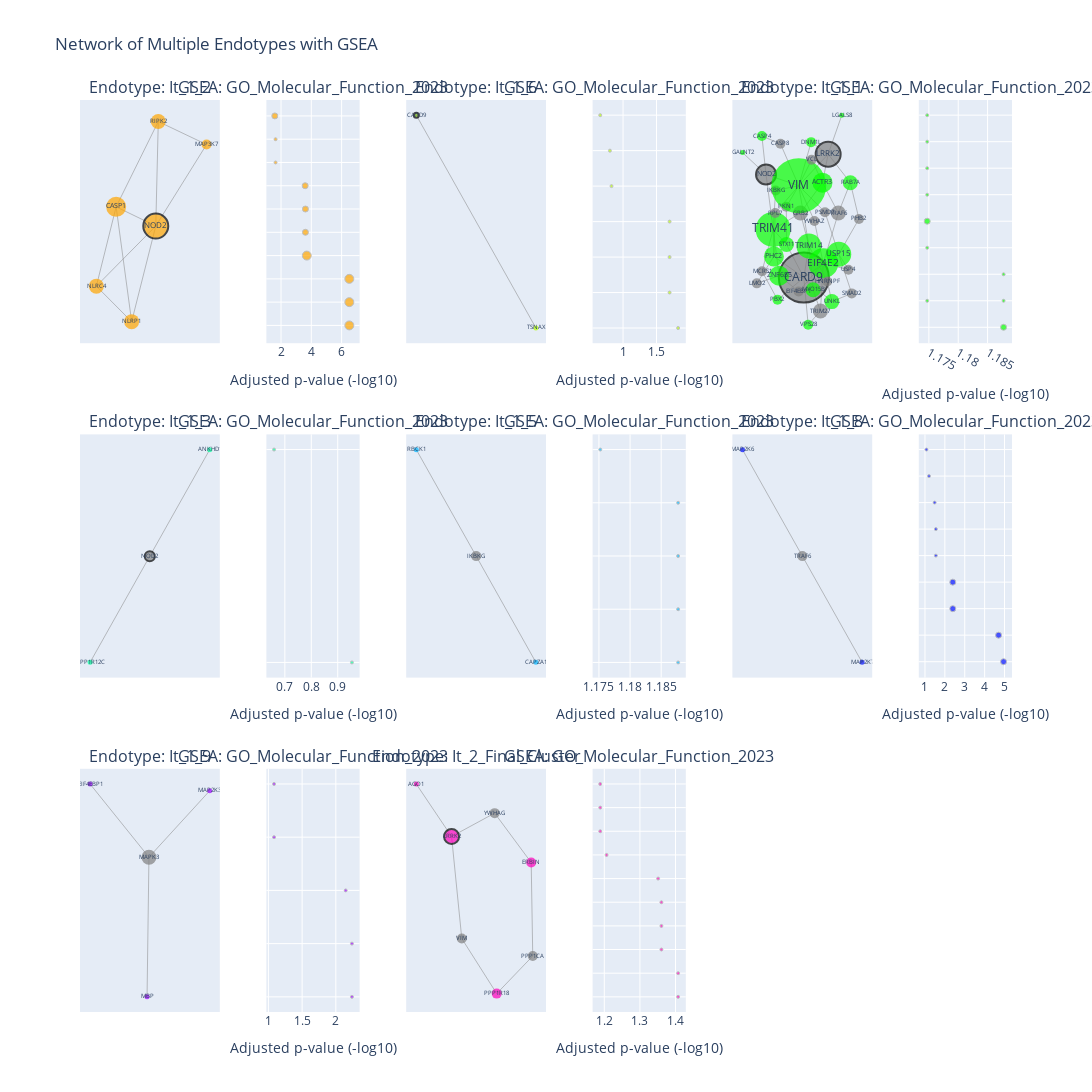

The notebook cell saved with this chart:
### Markdown cell above
#### Grid plot

### Code cell
endo.plot_endotype_grid(node_size='degree', path_length=2,enrichr_lib='GO_Molecular_Function_2023',top_terms=10,ncols=3)

### Figure 1 — Plotly figure (JSON) as saved in the notebook; plotly's stock layout.template omitted (floating-point values rounded to 4 significant figures; data arrays with more than 128 entries replaced by an {"elided": "..."} marker saying what was removed)
{"data": [{"hoverinfo": "none", "line": {"color": "gray", "width": 0.5}, "mode": "lines", "showlegend": false, "type": "scatter", "x": [-0.7651, -0.1999, null, -0.7651, 0.1865, null, -0.7651, -0.4483, null, -0.1999, -0.4483, null, -0.1999, 0.1865, null, 0.1865, -0.4483, null, 0.1865, 1, null, 0.1865, 0.2268, null, -0.4483, 0.2268, null, 1, 0.2268, null], "xaxis": "x", "y": [-0.5266, -0.8001, null, -0.5266, -0.06333, null, -0.5266, 0.08449, null, -0.8001, 0.08449, null, -0.8001, -0.06333, null, -0.06333, 0.08449, null, -0.06333, 0.5642, null, -0.06333, 0.7413, null, 0.08449, 0.7413, null, 0.5642, 0.7413, null], "yaxis": "y"}, {"hoverinfo": "text", "marker": {"color": ["rgb(255, 165, 0)", "rgb(255, 165, 0)", "rgb(255, 165, 0)", "rgb(255, 165, 0)", "rgb(255, 165, 0)", "rgb(255, 165, 0)"], "line": {"color": ["rgba(0,0,0,0)", "rgba(0,0,0,0)", "black", "rgba(0,0,0,0)", "rgba(0,0,0,0)", "rgba(0,0,0,0)"], "width": [0, 0, 2, 0, 0, 0]}, "size": [15, 15, 25, 20, 10, 15]}, "mode": "markers+text", "showlegend": false, "text": ["NLRC4", "NLRP1", "NOD2", "CASP1", "MAP3K7", "RIPK2"], "textfont": {"size": [6, 6, 8.333, 6.667, 6, 6]}, "textposition": "middle center", "type": "scatter", "x": [-0.7651, -0.1999, 0.1865, -0.4483, 1, 0.2268], "xaxis": "x", "y": [-0.5266, -0.8001, -0.06333, 0.08449, 0.5642, 0.7413], "yaxis": "y"}, {"customdata": [[3, "CASP1;NOD2;RIPK2"], [3, "CASP1;NLRC4;RIPK2"], [3, "CASP1;NLRC4;NLRP1"], [3, "CASP1;NLRC4;RIPK2"], [2, "CASP1;NLRP1"], [2, "MAP3K7;RIPK2"], [2, "CASP1;NLRP1"], [1, "RIPK2"], [1, "MAP3K7"], [2, "NLRC4;NLRP1"]], "hovertemplate": "<b>%{y}</b><br>Adjusted p-value (-log10): %{x:.2f}<br>Gene count: %{customdata[0]}<br>Genes: %{customdata[1]}<extra></extra>", "marker": {"color": "rgb(255, 165, 0)", "line": {"color": "darkgray", "width": 1}, "size": [9, 9, 9, 9, 6, 6, 6, 3, 3, 6]}, "mode": "markers", "showlegend": false, "type": "scatter", "x": [6.509, 6.509, 6.509, 3.702, 3.612, 3.612, 3.594, 1.64, 1.64, 1.59], "xaxis": "x2", "y": ["CARD Domain Binding (GO:0050700)", "Caspase Binding (GO:0089720)", "Endopeptidase Activator Activity (GO:006...", "Protease Binding (GO:0002020)", "Cysteine-Type Endopeptidase Activator Ac...", "MAP Kinase Kinase Kinase Activity (GO:00...", "Peptidase Activator Activity Involved In...", "JUN Kinase Kinase Kinase Activity (GO:00...", "MAP Kinase Activity (GO:0004707)", "ATP Binding (GO:0005524)"], "yaxis": "y2"}, {"hoverinfo": "none", "line": {"color": "gray", "width": 0.5}, "mode": "lines", "showlegend": false, "type": "scatter", "x": [-1, 1, null], "xaxis": "x3", "y": [0.5549, -0.5549, null], "yaxis": "y3"}, {"hoverinfo": "text", "marker": {"color": ["rgb(179, 255, 0)", "rgb(179, 255, 0)"], "line": {"color": ["black", "rgba(0,0,0,0)"], "width": [2, 0]}, "size": [5, 5]}, "mode": "markers+text", "showlegend": false, "text": ["CARD9", "TSNAX"], "textfont": {"size": [6, 6]}, "textposition": "middle center", "type": "scatter", "x": [-1, 1], "xaxis": "x3", "y": [0.5549, -0.5549], "yaxis": "y3"}, {"customdata": [[1, "CARD9"], [1, "TSNAX"], [1, "TSNAX"], [1, "TSNAX"], [1, "CARD9"], [1, "TSNAX"], [1, "TSNAX"]], "hovertemplate": "<b>%{y}</b><br>Adjusted p-value (-log10): %{x:.2f}<br>Gene count: %{customdata[0]}<br>Genes: %{customdata[1]}<extra></extra>", "marker": {"color": "rgb(179, 255, 0)", "line": {"color": "darkgray", "width": 1}, "size": [3, 3, 3, 3, 3, 3, 3]}, "mode": "markers", "showlegend": false, "type": "scatter", "x": [1.824, 1.696, 1.696, 1.696, 0.8277, 0.8038, 0.6592], "xaxis": "x4", "y": ["CARD Domain Binding (GO:0050700)", "Endonuclease Activity (GO:0004519)", "RNA Nuclease Activity (GO:0004540)", "RNA Endonuclease Activity (GO:0004521)", "Protein Homodimerization Activity (GO:00...", "DNA Binding (GO:0003677)", "RNA Binding (GO:0003723)"], "yaxis": "y4"}, {"hoverinfo": "none", "line": {"color": "gray", "width": 0.5}, "mode": "lines", "showlegend": false, "type": "scatter", "x": {"elided": "186 float values"}, "xaxis": "x5", "y": {"elided": "186 float values"}, "yaxis": "y5"}, {"hoverinfo": "text", "marker": {"color": ["rgb(7, 255, 0)", "gray", "rgb(7, 255, 0)", "gray", "gray", "rgb(7, 255, 0)", "rgb(7, 255, 0)", "gray", "rgb(7, 255, 0)", "gray", "rgb(7, 255, 0)", "rgb(7, 255, 0)", "gray", "rgb(7, 255, 0)", "rgb(7, 255, 0)", "rgb(7, 255, 0)", "gray", "rgb(7, 255, 0)", "gray", "gray", "gray", "gray", "rgb(7, 255, 0)", "gray", "rgb(7, 255, 0)", "gray", "gray", "rgb(7, 255, 0)", "gray", "gray", "gray", "rgb(7, 255, 0)", "gray", "rgb(7, 255, 0)", "rgb(7, 255, 0)", "gray", "rgb(7, 255, 0)", "gray"], "line": {"color": ["rgba(0,0,0,0)", "rgba(0,0,0,0)", "rgba(0,0,0,0)", "black", "black", "rgba(0,0,0,0)", "rgba(0,0,0,0)", "rgba(0,0,0,0)", "rgba(0,0,0,0)", "rgba(0,0,0,0)", "rgba(0,0,0,0)", "rgba(0,0,0,0)", "rgba(0,0,0,0)", "rgba(0,0,0,0)", "rgba(0,0,0,0)", "rgba(0,0,0,0)", "rgba(0,0,0,0)", "rgba(0,0,0,0)", "rgba(0,0,0,0)", "rgba(0,0,0,0)", "black", "rgba(0,0,0,0)", "rgba(0,0,0,0)", "rgba(0,0,0,0)", "rgba(0,0,0,0)", "rgba(0,0,0,0)", "rgba(0,0,0,0)", "rgba(0,0,0,0)", "rgba(0,0,0,0)", "rgba(0,0,0,0)", "rgba(0,0,0,0)", "rgba(0,0,0,0)", "rgba(0,0,0,0)", "rgba(0,0,0,0)", "rgba(0,0,0,0)", "rgba(0,0,0,0)", "rgba(0,0,0,0)", "rgba(0,0,0,0)"], "width": [0, 0, 0, 2, 2, 0, 0, 0, 0, 0, 0, 0, 0, 0, 0, 0, 0, 0, 0, 0, 2, 0, 0, 0, 0, 0, 0, 0, 0, 0, 0, 0, 0, 0, 0, 0, 0, 0]}, "size": [35, 15, 10, 50, 25, 10, 10, 10, 15, 10, 25, 15, 10, 20, 25, 20, 10, 30, 10, 10, 20, 10, 55, 10, 20, 10, 10, 5, 10, 10, 15, 15, 15, 15, 5, 10, 10, 10]}, "mode": "markers+text", "showlegend": false, "text": ["TRIM41", "GRB2", "PBX2", "CARD9", "LRRK2", "DNM1L", "CASP4", "CASP8", "STX11", "USP4", "USP15", "UNKL", "SMAD2", "ZNF655", "TRIM14", "ACTR3", "IKBKG", "EIF4E2", "EIF4EBP1", "HNRNPF", "NOD2", "PKN1", "VIM", "PSMD7", "PHC2", "LMO2", "RPL7", "GALNT2", "VCL", "PHB2", "TRAF6", "RAB7A", "TRIM27", "MYO15B", "LGALS8", "YWHAZ", "VPS28", "MCRS1"], "textfont": {"size": [11.67, 6, 6, 12, 8.333, 6, 6, 6, 6, 6, 8.333, 6, 6, 6.667, 8.333, 6.667, 6, 10, 6, 6, 6.667, 6, 12, 6, 6.667, 6, 6, 6, 6, 6, 6, 6, 6, 6, 6, 6, 6, 6]}, "textposition": "middle center", "type": "scatter", "x": [-0.4674, -0.06216, -0.4032, -0.0107, 0.352, 0.09825, -0.6359, -0.3593, -0.2691, 0.6542, 0.5099, 0.4072, 0.7036, -0.3792, 0.06578, 0.2672, -0.4317, 0.2788, -0.08856, 0.3393, -0.5742, -0.2721, -0.08693, 0.3046, -0.457, -0.7112, -0.4375, -0.9249, 0.1054, 0.8113, 0.5039, 0.6828, 0.2372, 0.1276, 0.555, 0.1471, 0.05402, -0.6339], "xaxis": "x5", "y": [-0.008367, 0.1365, -0.6288, -0.4335, 0.6564, 0.7626, 0.8168, 0.7482, -0.1411, -0.3643, -0.2276, -0.646, -0.5735, -0.4174, -0.1545, 0.4051, 0.3358, -0.307, -0.5564, -0.4684, 0.4773, 0.1914, 0.3778, 0.1441, -0.247, -0.4848, 0.1366, 0.6705, 0.6082, 0.08425, 0.1364, 0.4045, -0.7295, -0.5417, 1.0, 0.06602, -0.8508, -0.3778], "yaxis": "y5"}, {"customdata": [[2, "CASP4;USP15"], [1, "CASP4"], [1, "VIM"], [1, "CASP4"], [1, "CASP4"], [2, "CASP4;USP15"], [1, "USP15"], [1, "EIF4E2"], [1, "EIF4E2"], [1, "USP15"]], "hovertemplate": "<b>%{y}</b><br>Adjusted p-value (-log10): %{x:.2f}<br>Gene count: %{customdata[0]}<br>Genes: %{customdata[1]}<extra></extra>", "marker": {"color": "rgb(7, 255, 0)", "line": {"color": "darkgray", "width": 1}, "size": [6, 3, 3, 3, 3, 6, 3, 3, 3, 3]}, "mode": "markers", "showlegend": false, "type": "scatter", "x": [1.188, 1.188, 1.188, 1.175, 1.175, 1.175, 1.175, 1.175, 1.175, 1.175], "xaxis": "x6", "y": ["Cysteine-Type Endopeptidase Activity (GO...", "Cysteine-Type Endopeptidase Activity Inv...", "Keratin Filament Binding (GO:1990254)", "CARD Domain Binding (GO:0050700)", "Cysteine-Type Endopeptidase Activity Inv...", "Cysteine-Type Peptidase Activity (GO:000...", "K48-linked Deubiquitinase Activity (GO:1...", "RNA 7-Methylguanosine Cap Binding (GO:00...", "RNA Cap Binding (GO:0000339)", "Transforming Growth Factor Beta Receptor..."], "yaxis": "y6"}, {"hoverinfo": "none", "line": {"color": "gray", "width": 0.5}, "mode": "lines", "showlegend": false, "type": "scatter", "x": [-0.001225, 1, null, -0.001225, -0.9988, null], "xaxis": "x7", "y": [-0.0007235, 0.5909, null, -0.0007235, -0.5901, null], "yaxis": "y7"}, {"hoverinfo": "text", "marker": {"color": ["gray", "rgb(0, 255, 157)", "rgb(0, 255, 157)"], "line": {"color": ["black", "rgba(0,0,0,0)", "rgba(0,0,0,0)"], "width": [2, 0, 0]}, "size": [10, 5, 5]}, "mode": "markers+text", "showlegend": false, "text": ["NOD2", "ANKHD1", "PPP1R12C"], "textfont": {"size": [6, 6, 6]}, "textposition": "middle center", "type": "scatter", "x": [-0.001225, 1, -0.9988], "xaxis": "x7", "y": [-0.0007235, 0.5909, -0.5901], "yaxis": "y7"}, {"customdata": [[1, "LRRK1"], [1, "ANKHD1"]], "hovertemplate": "<b>%{y}</b><br>Adjusted p-value (-log10): %{x:.2f}<br>Gene count: %{customdata[0]}<br>Genes: %{customdata[1]}<extra></extra>", "marker": {"color": "rgb(0, 255, 157)", "line": {"color": "darkgray", "width": 1}, "size": [3, 3]}, "mode": "markers", "showlegend": false, "type": "scatter", "x": [0.9538, 0.6592], "xaxis": "x8", "y": ["Protein Serine/Threonine Kinase Activity...", "RNA Binding (GO:0003723)"], "yaxis": "y8"}, {"hoverinfo": "none", "line": {"color": "gray", "width": 0.5}, "mode": "lines", "showlegend": false, "type": "scatter", "x": [-0.1525, 9.382e-05, null, 9.382e-05, 0.1524, null], "xaxis": "x9", "y": [1, -0.0006138, null, -0.0006138, -0.9994, null], "yaxis": "y9"}, {"hoverinfo": "text", "marker": {"color": ["rgb(0, 181, 255)", "gray", "rgb(0, 181, 255)"], "line": {"color": ["rgba(0,0,0,0)", "rgba(0,0,0,0)", "rgba(0,0,0,0)"], "width": [0, 0, 0]}, "size": [5, 10, 5]}, "mode": "markers+text", "showlegend": false, "text": ["RBCK1", "IKBKG", "CAPZA1"], "textfont": {"size": [6, 6, 6]}, "textposition": "middle center", "type": "scatter", "x": [-0.1525, 9.382e-05, 0.1524], "xaxis": "x9", "y": [1, -0.0006138, -0.9994], "yaxis": "y9"}, {"customdata": [[1, "CAPZA1"], [1, "CAPZA1"], [1, "RBCK1"], [1, "RBCK1"], [1, "RBCK1"]], "hovertemplate": "<b>%{y}</b><br>Adjusted p-value (-log10): %{x:.2f}<br>Gene count: %{customdata[0]}<br>Genes: %{customdata[1]}<extra></extra>", "marker": {"color": "rgb(0, 181, 255)", "line": {"color": "darkgray", "width": 1}, "size": [3, 3, 3, 3, 3]}, "mode": "markers", "showlegend": false, "type": "scatter", "x": [1.188, 1.188, 1.188, 1.188, 1.175], "xaxis": "x10", "y": ["Actin Binding (GO:0003779)", "Cadherin Binding (GO:0045296)", "Ubiquitin Binding (GO:0043130)", "Ubiquitin-Like Protein Transferase Activ...", "Ubiquitin-Protein Transferase Activity (..."], "yaxis": "y10"}, {"hoverinfo": "none", "line": {"color": "gray", "width": 0.5}, "mode": "lines", "showlegend": false, "type": "scatter", "x": [-0.1525, 9.382e-05, null, 9.382e-05, 0.1524, null], "xaxis": "x11", "y": [1, -0.0006138, null, -0.0006138, -0.9994, null], "yaxis": "y11"}, {"hoverinfo": "text", "marker": {"color": ["rgb(0, 15, 255)", "gray", "rgb(0, 15, 255)"], "line": {"color": ["rgba(0,0,0,0)", "rgba(0,0,0,0)", "rgba(0,0,0,0)"], "width": [0, 0, 0]}, "size": [5, 10, 5]}, "mode": "markers+text", "showlegend": false, "text": ["MAP2K6", "TRAF6", "MAP2K7"], "textfont": {"size": [6, 6, 6]}, "textposition": "middle center", "type": "scatter", "x": [-0.1525, 9.382e-05, 0.1524], "xaxis": "x11", "y": [1, -0.0006138, -0.9994], "yaxis": "y11"}, {"customdata": [[2, "MAP2K7;MAP2K6"], [2, "MAP2K7;MAP2K6"], [2, "MAP2K7;MAP2K6"], [2, "MAP2K7;MAP2K6"], [1, "MAP2K7"], [1, "MAP2K7"], [1, "MAP2K7"], [1, "MAP2K6"], [1, "MAP2K7"]], "hovertemplate": "<b>%{y}</b><br>Adjusted p-value (-log10): %{x:.2f}<br>Gene count: %{customdata[0]}<br>Genes: %{customdata[1]}<extra></extra>", "marker": {"color": "rgb(0, 15, 255)", "line": {"color": "darkgray", "width": 1}, "size": [6, 6, 6, 6, 3, 3, 3, 3, 3]}, "mode": "markers", "showlegend": false, "type": "scatter", "x": [4.953, 4.701, 2.399, 2.399, 1.548, 1.548, 1.486, 1.204, 1.075], "xaxis": "x12", "y": ["MAP Kinase Kinase Activity (GO:0004708)", "Protein Serine/Threonine/Tyrosine Kinase...", "Protein Kinase Binding (GO:0019901)", "Kinase Binding (GO:0019900)", "Protein Phosphatase Binding (GO:0019903)", "Phosphatase Binding (GO:0019902)", "Magnesium Ion Binding (GO:0000287)", "Protein Serine/Threonine Kinase Activity...", "Metal Ion Binding (GO:0046872)"], "yaxis": "y12"}, {"hoverinfo": "none", "line": {"color": "gray", "width": 0.5}, "mode": "lines", "showlegend": false, "type": "scatter", "x": [-0.8554, 1.828e-06, null, 1.828e-06, -0.02762, null, 1.828e-06, 0.883, null], "xaxis": "x13", "y": [0.524, -7.941e-05, null, -7.941e-05, -1, null, -7.941e-05, 0.476, null], "yaxis": "y13"}, {"hoverinfo": "text", "marker": {"color": ["rgb(155, 0, 255)", "gray", "rgb(155, 0, 255)", "rgb(155, 0, 255)"], "line": {"color": ["rgba(0,0,0,0)", "rgba(0,0,0,0)", "rgba(0,0,0,0)", "rgba(0,0,0,0)"], "width": [0, 0, 0, 0]}, "size": [5, 15, 5, 5]}, "mode": "markers+text", "showlegend": false, "text": ["EIF4EBP1", "MAPK3", "MBP", "MAP2K3"], "textfont": {"size": [6, 6, 6, 6]}, "textposition": "middle center", "type": "scatter", "x": [-0.8554, 1.828e-06, -0.02762, 0.883], "xaxis": "x13", "y": [0.524, -7.941e-05, -1, 0.476], "yaxis": "y13"}, {"customdata": [[1, "EIF4EBP1"], [1, "MAP2K3"], [1, "MAP2K3"], [1, "MAP2K3"], [1, "MAP2K3"]], "hovertemplate": "<b>%{y}</b><br>Adjusted p-value (-log10): %{x:.2f}<br>Gene count: %{customdata[0]}<br>Genes: %{customdata[1]}<extra></extra>", "marker": {"color": "rgb(155, 0, 255)", "line": {"color": "darkgray", "width": 1}, "size": [3, 3, 3, 3, 3]}, "mode": "markers", "showlegend": false, "type": "scatter", "x": [2.239, 2.239, 2.146, 1.083, 1.083], "xaxis": "x14", "y": ["Eukaryotic Initiation Factor 4E Binding ...", "MAP Kinase Kinase Activity (GO:0004708)", "Protein Serine/Threonine/Tyrosine Kinase...", "Kinase Binding (GO:0019900)", "Protein Kinase Binding (GO:0019901)"], "yaxis": "y14"}, {"hoverinfo": "none", "line": {"color": "gray", "width": 0.5}, "mode": "lines", "showlegend": false, "type": "scatter", "x": [-0.4758, 0.1647, null, -0.4758, -0.3239, null, -0.4758, -1, null, 0.1647, 0.7082, null, -0.3239, 0.1954, null, 0.1954, 0.7314, null, 0.7314, 0.7082, null], "xaxis": "x15", "y": [0.2961, 0.4434, null, 0.2961, -0.3471, null, 0.2961, 0.6266, null, 0.4434, 0.1322, null, -0.3471, -0.694, null, -0.694, -0.4572, null, -0.4572, 0.1322, null], "yaxis": "y15"}, {"hoverinfo": "text", "marker": {"color": ["rgb(255, 0, 189)", "gray", "gray", "rgb(255, 0, 189)", "gray", "rgb(255, 0, 189)", "rgb(255, 0, 189)"], "line": {"color": ["black", "rgba(0,0,0,0)", "rgba(0,0,0,0)", "rgba(0,0,0,0)", "rgba(0,0,0,0)", "rgba(0,0,0,0)", "rgba(0,0,0,0)"], "width": [2, 0, 0, 0, 0, 0, 0]}, "size": [15, 10, 10, 10, 10, 5, 10]}, "mode": "markers+text", "showlegend": false, "text": ["LRRK2", "YWHAG", "VIM", "PPP1R18", "PPP1CA", "AGO1", "ERBIN"], "textfont": {"size": [6, 6, 6, 6, 6, 6, 6]}, "textposition": "middle center", "type": "scatter", "x": [-0.4758, 0.1647, -0.3239, 0.1954, 0.7314, -1, 0.7082], "xaxis": "x15", "y": [0.2961, 0.4434, -0.3471, -0.694, -0.4572, 0.6266, 0.1322], "yaxis": "y15"}, {"customdata": [[1, "LRRK2"], [1, "LRRK2"], [1, "LRRK2"], [1, "AGO1"], [1, "LRRK2"], [1, "AGO1"], [1, "LRRK2"], [1, "LRRK2"], [1, "LRRK2"], [1, "LRRK2"]], "hovertemplate": "<b>%{y}</b><br>Adjusted p-value (-log10): %{x:.2f}<br>Gene count: %{customdata[0]}<br>Genes: %{customdata[1]}<extra></extra>", "marker": {"color": "rgb(255, 0, 189)", "line": {"color": "darkgray", "width": 1}, "size": [3, 3, 3, 3, 3, 3, 3, 3, 3, 3]}, "mode": "markers", "showlegend": false, "type": "scatter", "x": [1.407, 1.407, 1.36, 1.36, 1.36, 1.351, 1.206, 1.189, 1.189, 1.189], "xaxis": "x16", "y": ["MAP Kinase Kinase Kinase Activity (GO:00...", "Syntaxin-1 Binding (GO:0017075)", "Signaling Receptor Complex Adaptor Activ...", "Single-Stranded RNA Binding (GO:0003727)", "Syntaxin Binding (GO:0019905)", "Double-Stranded RNA Binding (GO:0003725)", "Kinase Activity (GO:0016301)", "Actin Binding (GO:0003779)", "GTP Binding (GO:0005525)", "GTPase Activator Activity (GO:0005096)"], "yaxis": "y16"}], "layout": {"annotations": [{"font": {"size": 16}, "showarrow": false, "text": "Endotype: It_1_2", "x": 0.075, "xanchor": "center", "xref": "paper", "y": 1, "yanchor": "bottom", "yref": "paper"}, {"font": {"size": 16}, "showarrow": false, "text": "GSEA: GO_Molecular_Function_2023", "x": 0.25, "xanchor": "center", "xref": "paper", "y": 1, "yanchor": "bottom", "yref": "paper"}, {"font": {"size": 16}, "showarrow": false, "text": "Endotype: It_1_6", "x": 0.425, "xanchor": "center", "xref": "paper", "y": 1, "yanchor": "bottom", "yref": "paper"}, {"font": {"size": 16}, "showarrow": false, "text": "GSEA: GO_Molecular_Function_2023", "x": 0.6, "xanchor": "center", "xref": "paper", "y": 1, "yanchor": "bottom", "yref": "paper"}, {"font": {"size": 16}, "showarrow": false, "text": "Endotype: It_1_1", "x": 0.775, "xanchor": "center", "xref": "paper", "y": 1, "yanchor": "bottom", "yref": "paper"}, {"font": {"size": 16}, "showarrow": false, "text": "GSEA: GO_Molecular_Function_2023", "x": 0.95, "xanchor": "center", "xref": "paper", "y": 1, "yanchor": "bottom", "yref": "paper"}, {"font": {"size": 16}, "showarrow": false, "text": "Endotype: It_1_3", "x": 0.075, "xanchor": "center", "xref": "paper", "y": 0.6333, "yanchor": "bottom", "yref": "paper"}, {"font": {"size": 16}, "showarrow": false, "text": "GSEA: GO_Molecular_Function_2023", "x": 0.25, "xanchor": "center", "xref": "paper", "y": 0.6333, "yanchor": "bottom", "yref": "paper"}, {"font": {"size": 16}, "showarrow": false, "text": "Endotype: It_1_5", "x": 0.425, "xanchor": "center", "xref": "paper", "y": 0.6333, "yanchor": "bottom", "yref": "paper"}, {"font": {"size": 16}, "showarrow": false, "text": "GSEA: GO_Molecular_Function_2023", "x": 0.6, "xanchor": "center", "xref": "paper", "y": 0.6333, "yanchor": "bottom", "yref": "paper"}, {"font": {"size": 16}, "showarrow": false, "text": "Endotype: It_1_8", "x": 0.775, "xanchor": "center", "xref": "paper", "y": 0.6333, "yanchor": "bottom", "yref": "paper"}, {"font": {"size": 16}, "showarrow": false, "text": "GSEA: GO_Molecular_Function_2023", "x": 0.95, "xanchor": "center", "xref": "paper", "y": 0.6333, "yanchor": "bottom", "yref": "paper"}, {"font": {"size": 16}, "showarrow": false, "text": "Endotype: It_1_9", "x": 0.075, "xanchor": "center", "xref": "paper", "y": 0.2667, "yanchor": "bottom", "yref": "paper"}, {"font": {"size": 16}, "showarrow": false, "text": "GSEA: GO_Molecular_Function_2023", "x": 0.25, "xanchor": "center", "xref": "paper", "y": 0.2667, "yanchor": "bottom", "yref": "paper"}, {"font": {"size": 16}, "showarrow": false, "text": "Endotype: It_2_Final_Cluster", "x": 0.425, "xanchor": "center", "xref": "paper", "y": 0.2667, "yanchor": "bottom", "yref": "paper"}, {"font": {"size": 16}, "showarrow": false, "text": "GSEA: GO_Molecular_Function_2023", "x": 0.6, "xanchor": "center", "xref": "paper", "y": 0.2667, "yanchor": "bottom", "yref": "paper"}], "height": 1500, "showlegend": false, "title": {"text": "Network of Multiple Endotypes with GSEA"}, "width": 3000, "xaxis": {"anchor": "y", "domain": [0, 0.15], "showgrid": false, "visible": false, "zeroline": false}, "xaxis10": {"anchor": "y10", "domain": [0.55, 0.65], "title": {"text": "Adjusted p-value (-log10)"}}, "xaxis11": {"anchor": "y11", "domain": [0.7, 0.85], "showgrid": false, "visible": false, "zeroline": false}, "xaxis12": {"anchor": "y12", "domain": [0.9, 1], "title": {"text": "Adjusted p-value (-log10)"}}, "xaxis13": {"anchor": "y13", "domain": [0, 0.15], "showgrid": false, "visible": false, "zeroline": false}, "xaxis14": {"anchor": "y14", "domain": [0.2, 0.3], "title": {"text": "Adjusted p-value (-log10)"}}, "xaxis15": {"anchor": "y15", "domain": [0.35, 0.5], "showgrid": false, "visible": false, "zeroline": false}, "xaxis16": {"anchor": "y16", "domain": [0.55, 0.65], "title": {"text": "Adjusted p-value (-log10)"}}, "xaxis17": {"anchor": "y17", "domain": [0.7, 0.85]}, "xaxis18": {"anchor": "y18", "domain": [0.9, 1]}, "xaxis2": {"anchor": "y2", "domain": [0.2, 0.3], "title": {"text": "Adjusted p-value (-log10)"}}, "xaxis3": {"anchor": "y3", "domain": [0.35, 0.5], "showgrid": false, "visible": false, "zeroline": false}, "xaxis4": {"anchor": "y4", "domain": [0.55, 0.65], "title": {"text": "Adjusted p-value (-log10)"}}, "xaxis5": {"anchor": "y5", "domain": [0.7, 0.85], "showgrid": false, "visible": false, "zeroline": false}, "xaxis6": {"anchor": "y6", "domain": [0.9, 1], "title": {"text": "Adjusted p-value (-log10)"}}, "xaxis7": {"anchor": "y7", "domain": [0, 0.15], "showgrid": false, "visible": false, "zeroline": false}, "xaxis8": {"anchor": "y8", "domain": [0.2, 0.3], "title": {"text": "Adjusted p-value (-log10)"}}, "xaxis9": {"anchor": "y9", "domain": [0.35, 0.5], "showgrid": false, "visible": false, "zeroline": false}, "yaxis": {"anchor": "x", "domain": [0.7333, 1], "showgrid": false, "visible": false, "zeroline": false}, "yaxis10": {"anchor": "x10", "domain": [0.3667, 0.6333], "showticklabels": false}, "yaxis11": {"anchor": "x11", "domain": [0.3667, 0.6333], "showgrid": false, "visible": false, "zeroline": false}, "yaxis12": {"anchor": "x12", "domain": [0.3667, 0.6333], "showticklabels": false}, "yaxis13": {"anchor": "x13", "domain": [0, 0.2667], "showgrid": false, "visible": false, "zeroline": false}, "yaxis14": {"anchor": "x14", "domain": [0, 0.2667], "showticklabels": false}, "yaxis15": {"anchor": "x15", "domain": [0, 0.2667], "showgrid": false, "visible": false, "zeroline": false}, "yaxis16": {"anchor": "x16", "domain": [0, 0.2667], "showticklabels": false}, "yaxis17": {"anchor": "x17", "domain": [0, 0.2667]}, "yaxis18": {"anchor": "x18", "domain": [0, 0.2667]}, "yaxis2": {"anchor": "x2", "domain": [0.7333, 1], "showticklabels": false}, "yaxis3": {"anchor": "x3", "domain": [0.7333, 1], "showgrid": false, "visible": false, "zeroline": false}, "yaxis4": {"anchor": "x4", "domain": [0.7333, 1], "showticklabels": false}, "yaxis5": {"anchor": "x5", "domain": [0.7333, 1], "showgrid": false, "visible": false, "zeroline": false}, "yaxis6": {"anchor": "x6", "domain": [0.7333, 1], "showticklabels": false}, "yaxis7": {"anchor": "x7", "domain": [0.3667, 0.6333], "showgrid": false, "visible": false, "zeroline": false}, "yaxis8": {"anchor": "x8", "domain": [0.3667, 0.6333], "showticklabels": false}, "yaxis9": {"anchor": "x9", "domain": [0.3667, 0.6333], "showgrid": false, "visible": false, "zeroline": false}}}
